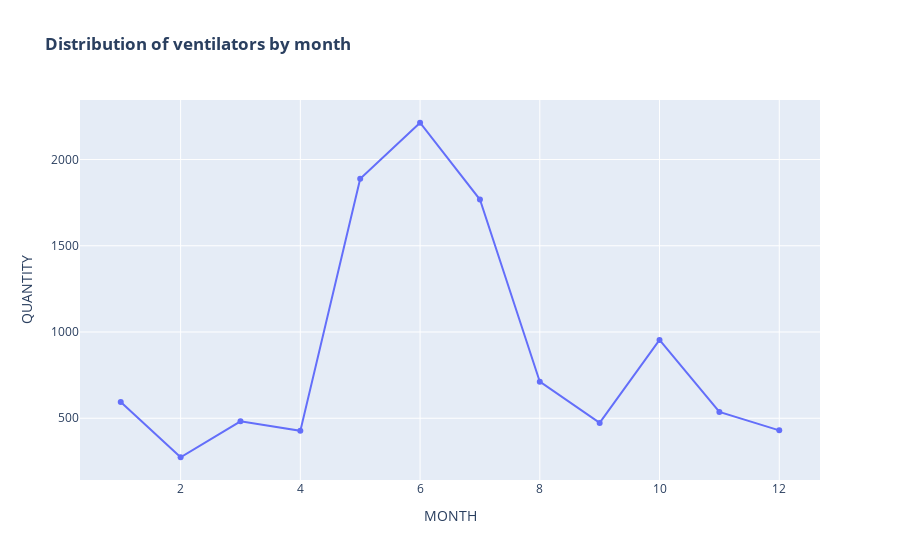

Notebook cell for this chart:
### Code cell
fig4 = px.line(df_mth, x="MONTH", y="QUANTITY" , title = '<b>Distribution of ventilators by month</b>')
fig4.data[0].update(mode='markers+lines')
fig4.show()

### Figure 1 — Plotly figure (JSON) as saved in the notebook; plotly's stock layout.template omitted (floating-point values rounded to 4 significant figures)
{"data": [{"hovertemplate": "MONTH=%{x}<br>QUANTITY=%{y}<extra></extra>", "legendgroup": "", "line": {"color": "#636efa", "dash": "solid"}, "mode": "markers+lines", "name": "", "orientation": "v", "showlegend": false, "type": "scatter", "x": [1, 2, 3, 4, 5, 6, 7, 8, 9, 10, 11, 12], "xaxis": "x", "y": [594, 274, 482, 427, 1888, 2213, 1768, 712, 473, 954, 537, 430], "yaxis": "y"}], "layout": {"legend": {"tracegroupgap": 0}, "title": {"text": "<b>Distribution of ventilators by month</b>"}, "xaxis": {"anchor": "y", "domain": [0, 1], "title": {"text": "MONTH"}}, "yaxis": {"anchor": "x", "domain": [0, 1], "title": {"text": "QUANTITY"}}}}
